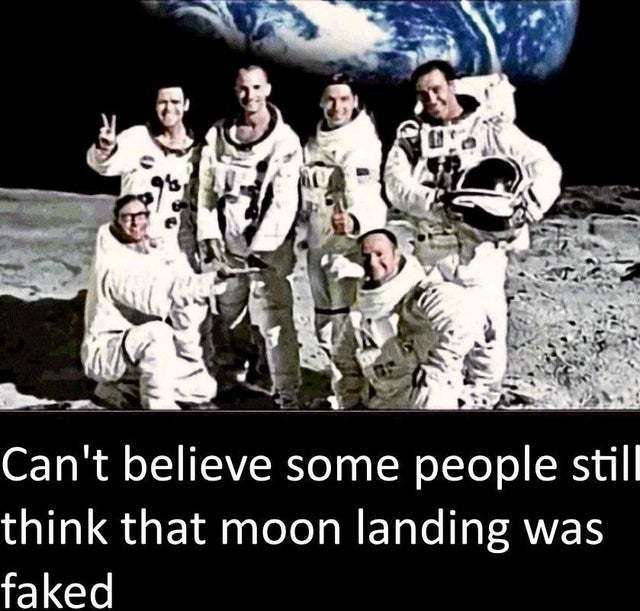
#> input picture face-crop/image.jpg, 640 x 611 px
$ python crop.py
#> lines starting #> are read from the running program, lines starting #| are printed output that depends on the picture
import argparse
import json
import matplotlib.pyplot as plt

parser = argparse.ArgumentParser()
parser.add_argument('--img', dest='img', default='image.jpg')
parser.add_argument('--json', dest='json', default='response.json')
args = parser.parse_args()

img = plt.imread(args.img)
#> img is the input picture: shape (611, 640, 3); mean R, G, B 85.2, 84.3, 84.3
with open(args.json, 'r') as f:
#> (reads face-crop/response.json from the repository)
    faces = json.load(f)

for face in faces:
    id = face['faceId']
    rectangle = face['faceRectangle']
    top, left, width, height = rectangle.values()
    cropped = img[top:top+height, left:left+width]
    plt.imsave('result/' + id + '.jpg', cropped)
#> this loop made 6 passes
#> pass 1, `cropped = img[top:top+height, left:left+width]`:
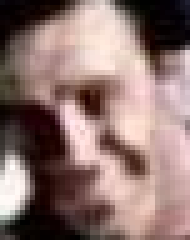
#> cropped: shape (48, 38, 3) (shown 5 times larger); mean R, G, B 141.8, 116.7, 112.2
#> pass 2, `cropped = img[top:top+height, left:left+width]`:
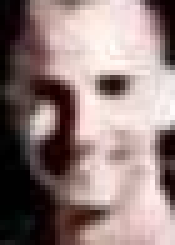
#> cropped: shape (49, 35, 3) (shown 5 times larger); mean R, G, B 146.8, 127.1, 124.9
